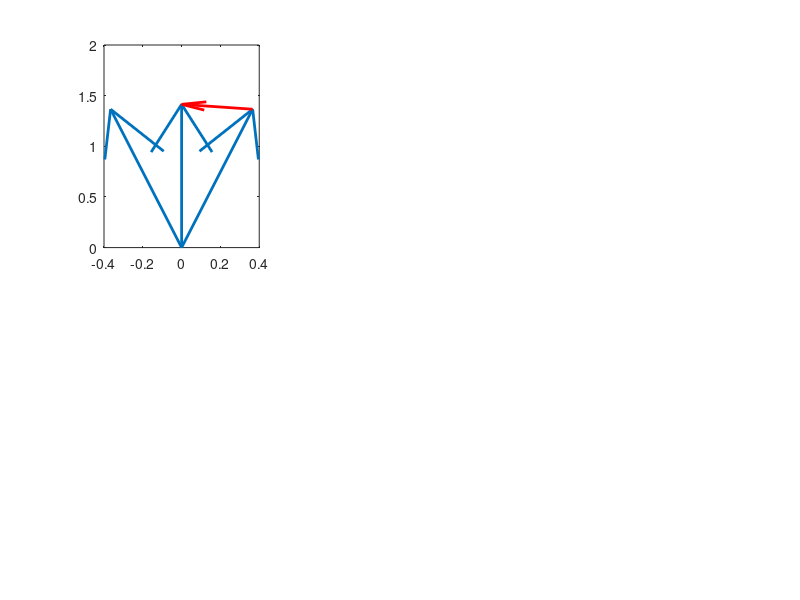

The MATLAB script that drew this image: (Note: this script raises an error after producing the figure.)
clear
close all
radtodeg = 180/pi;
degtorad = pi/180;

BefBAtheta = 30*degtorad;
Votheta = 45*degtorad;
AftBAtheta = 60*degtorad;

BefBAr = [cos(BefBAtheta), sin(BefBAtheta);
    -sin(BefBAtheta), cos(BefBAtheta)];
Vor = [cos(Votheta), sin(Votheta);
    -sin(Votheta), cos(Votheta)];
AftBAr = [cos(AftBAtheta), sin(AftBAtheta);
    -sin(AftBAtheta), cos(AftBAtheta)];

IBefBAr = [cos(-BefBAtheta), sin(-BefBAtheta);
    -sin(-BefBAtheta), cos(-BefBAtheta)];
IVor = [cos(-Votheta), sin(-Votheta);
    -sin(-Votheta), cos(-Votheta)];
IAftBAr = [cos(-AftBAtheta), sin(-AftBAtheta);
    -sin(-AftBAtheta), cos(-AftBAtheta)];

BefBAt = [1,1]';
Vot = [1,1]';
AftBAt = [1,1]';

oBefBAt = IBefBAr*BefBAt;
oVot = IVor*Vot;
oAftBAt = IAftBAr*BefBAt;

T = [oBefBAt, oVot, oAftBAt];
DiffT = oVot - oBefBAt;
subplot(2,3,1)
quiver(zeros(1,3),zeros(1,3), T(1, :),T(2, :), 'Linewidth', 2, 'AutoScale', 'off');
hold on
quiver(oBefBAt(1), oBefBAt(2), DiffT(1), DiffT(2), 'r', 'Linewidth', 2, 'AutoScale', 'off');
hold on
DiffT = BAr*IVor*DiffT;
quiver(oAftBAt(1), oAftBAt(2), DiffT(1), DiffT(2), 'g', 'Linewidth', 2, 'AutoScale', 'off');
xlim([-2,2]);
ylim([-2,2]);
grid on
subplot(2,3,2)
quiver(0,0, BefBAt(1),BefBAt(2), 'Linewidth', 2, 'AutoScale', 'off');
xlim([-2,2]);
ylim([-2,2]);
grid on
subplot(2,3,3)
quiver(0,0, Vot(1),Vot(2), 'Linewidth', 2, 'AutoScale', 'off');
xlim([-2,2]);
ylim([-2,2]);
grid on
subplot(2,3,4)
quiver(0,0, AftBAt(1),AftBAt(2), 'Linewidth', 2, 'AutoScale', 'off');
xlim([-2,2]);
ylim([-2,2]);
grid on